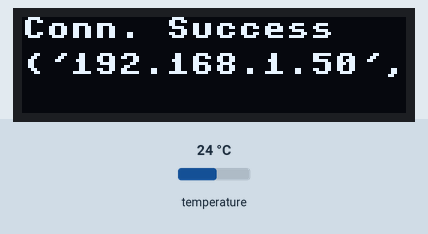
Recording of a program running on a simulated ESP8266 board running MicroPython. On the bench: 128×32 one-colour display. Inputs (shaded band) come from the test bench; at power-on: temperature 24 °C. WiFi joins after 1.5 s; files that are not in the repository are absent; library files of the repository ran but are not shown: ssd1306.py; what the program prints to the serial console is not drawn.

Above: at 1.6 s.

The program:

main.py
```python
# Complete project details at https://RandomNerdTutorials.com
import ubinascii
import machine
from time import sleep
from read_config import read_config

import time


from machine import Pin, I2C, ADC
import ssd1306


import onewire

import ds18x20


# ESP8266 Pin assignment
i2c = I2C(-1, scl=Pin(5), sda=Pin(4))

oled_width = 128
oled_height = 32
oled = ssd1306.SSD1306_I2C(oled_width, oled_height, i2c)


def get_ntc() :
    pot = ADC(0)
    pot_value = pot.read()

    try:
        Temp = math.log(((10240000/pot_value) - 10000));
        Temp = 1 / (0.001129148 + (0.000234125 + (0.0000000876741 * Temp * Temp ))* Temp )
        Temp = Temp - 273.15
        Temp = Temp -2  # calibrazione
    except:
        Temp = 0

    return round(Temp,2)


#wri = Writer(oled, freesans24_num)


old_temp = 0


# definisco gli indirizzi delle sonde
SondeTemp = {}
SondeVal  = {}
SondeVal["ST/VAL/ST01"] = 0
#SondeVal["ST/VAL/ST02"] = 0
#SondeVal["ST/VAL/ST03"] = 0
#SondeVal["ST/VAL/ST04"] = 0
#SondeVal["ST/VAL/ST05"] = 0
#SondeVal["ST/VAL/ST06"] = 0

SondeTemp["ST/VAL/ST01"] = bytearray(b'(\xffu\\\xb4\x16\x05f')
#SondeTemp["ST/VAL/ST02"] = bytearray(b'(\xff\xe5\xca\xb4\x16\x03\xe4')
#SondeTemp["ST/VAL/ST03"] = bytearray(b'(\xff\xee^\xb4\x16\x05\xa6')
#SondeTemp["ST/VAL/ST04"] = bytearray(b'(\xff\x8fn\xb4\x16\x052')
#SondeTemp["ST/VAL/ST05"] = bytearray(b'(\xff$\xc6\xc0\x16\x04\xeb')
#SondeTemp["ST/VAL/ST06"] = bytearray(b'(\xff$\xc6\xc0\x16\x04\xeb')


ds_pin = machine.Pin(15)
ds_sensor = ds18x20.DS18X20(onewire.OneWire(ds_pin))


while True:

  ds_sensor.convert_temp()
  time.sleep_ms(750)
  for sonda in SondeTemp:
    val = ds_sensor.read_temp(SondeTemp[str(sonda)])

    if val != SondeVal[str(sonda)] :
      print(str(sonda))
      print(val)
      oled.fill(0)
      oled.text("temp", 0, 0)
      oled.show()
      SondeVal[str(sonda)] = val

  sleep(3)
```

read_config.py
```python
def read_config(filename) :
    try:
        file = open(filename, "r")
        stringa = file.readline()
        file.close()
        return stringa
    except:
        return ""
        
```

boot.py
```python
# Complete project details at https://RandomNerdTutorials.com

#import machine
#import micropython
import network
import esp

from read_config import read_config


#esp.osdebug(None)
import gc
gc.collect()

ssid = read_config("/conf/ssid.ini")
password = read_config("/conf/password.ini")


station = network.WLAN(network.STA_IF)

station.active(True)
station.connect(ssid, password)

while station.isconnected() == False:
  pass

print('Connection successful')
print(station.ifconfig())

import webrepl
webrepl.start()

from machine import Pin, I2C
import ssd1306
from time import sleep

i2c = I2C(-1, scl=Pin(5), sda=Pin(4))

oled_width = 128
oled_height = 32
oled = ssd1306.SSD1306_I2C(oled_width, oled_height, i2c)

oled.fill(0)
oled.text("Conn. Success", 0, 0)
oled.text(str(station.ifconfig()), 0, 12)
oled.show()
sleep(5)


#import main
```

Measured:
- what the display in image 0 shows lasts 5.1 s, from 1.5 s to 6.6 s
